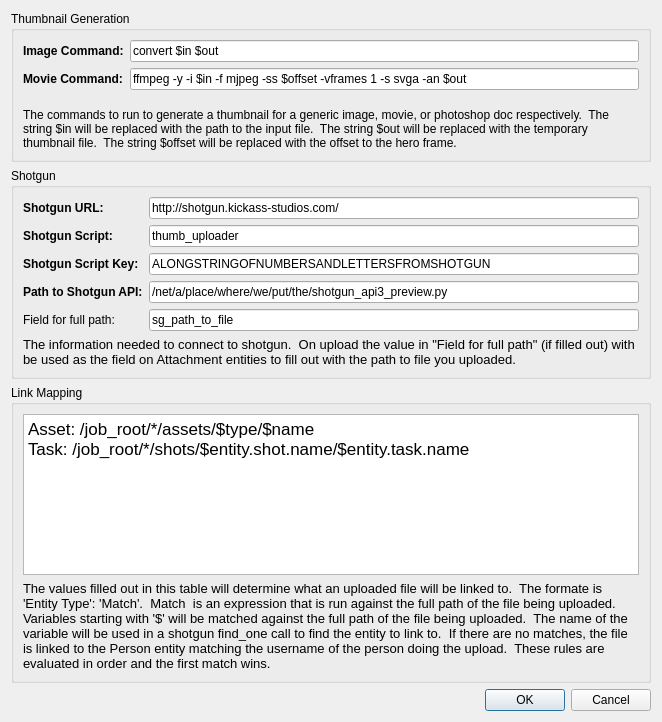
<?xml version="1.0" encoding="UTF-8"?>
<ui version="4.0">
 <class>Preferences</class>
 <widget class="QDialog" name="Preferences">
  <property name="geometry">
   <rect>
    <x>0</x>
    <y>0</y>
    <width>662</width>
    <height>722</height>
   </rect>
  </property>
  <property name="minimumSize">
   <size>
    <width>629</width>
    <height>419</height>
   </size>
  </property>
  <property name="windowTitle">
   <string>Preferences</string>
  </property>
  <layout class="QGridLayout" name="gridLayout" columnstretch="0">
   <item row="0" column="0">
    <widget class="QGroupBox" name="groupBox">
     <property name="title">
      <string>Thumbnail Generation</string>
     </property>
     <layout class="QVBoxLayout" name="verticalLayout">
      <property name="spacing">
       <number>0</number>
      </property>
      <property name="margin">
       <number>0</number>
      </property>
      <item>
       <widget class="QFrame" name="frame_2">
        <property name="frameShape">
         <enum>QFrame::NoFrame</enum>
        </property>
        <property name="frameShadow">
         <enum>QFrame::Raised</enum>
        </property>
        <layout class="QGridLayout" name="gridLayout_4">
         <item row="1" column="0">
          <widget class="QLabel" name="label_2">
           <property name="font">
            <font>
             <weight>75</weight>
             <bold>true</bold>
            </font>
           </property>
           <property name="text">
            <string>Movie Command:</string>
           </property>
          </widget>
         </item>
         <item row="0" column="0">
          <widget class="QLabel" name="label">
           <property name="font">
            <font>
             <weight>75</weight>
             <bold>true</bold>
            </font>
           </property>
           <property name="text">
            <string>Image Command:</string>
           </property>
          </widget>
         </item>
         <item row="1" column="1">
          <widget class="QLineEdit" name="movie_command">
           <property name="text">
            <string>ffmpeg -y -i $in -f mjpeg -ss $offset -vframes 1 -s svga -an $out</string>
           </property>
          </widget>
         </item>
         <item row="0" column="1">
          <widget class="QLineEdit" name="image_command">
           <property name="text">
            <string>convert $in $out</string>
           </property>
          </widget>
         </item>
        </layout>
       </widget>
      </item>
      <item>
       <widget class="QFrame" name="frame">
        <property name="frameShape">
         <enum>QFrame::NoFrame</enum>
        </property>
        <property name="frameShadow">
         <enum>QFrame::Raised</enum>
        </property>
        <layout class="QHBoxLayout" name="horizontalLayout">
         <item>
          <widget class="QLabel" name="label_8">
           <property name="text">
            <string>&lt;!DOCTYPE HTML PUBLIC &quot;-//W3C//DTD HTML 4.0//EN&quot; &quot;http://www.w3.org/TR/REC-html40/strict.dtd&quot;&gt;
&lt;html&gt;&lt;head&gt;&lt;meta name=&quot;qrichtext&quot; content=&quot;1&quot; /&gt;&lt;style type=&quot;text/css&quot;&gt;
p, li { white-space: pre-wrap; }
&lt;/style&gt;&lt;/head&gt;&lt;body style=&quot; font-family:'Lucida Grande'; font-size:13pt; font-weight:400; font-style:normal;&quot;&gt;
&lt;p style=&quot; margin-top:0px; margin-bottom:0px; margin-left:0px; margin-right:0px; -qt-block-indent:0; text-indent:0px;&quot;&gt;&lt;span style=&quot; font-size:9pt;&quot;&gt;The commands to run to generate a thumbnail for a generic image, movie, or photoshop doc respectively.  The string $in will be replaced with the path to the input file.  The string $out will be replaced with the temporary thumbnail file.  The string $offset will be replaced with the offset to the hero frame.&lt;/span&gt;&lt;/p&gt;&lt;/body&gt;&lt;/html&gt;</string>
           </property>
           <property name="wordWrap">
            <bool>true</bool>
           </property>
          </widget>
         </item>
        </layout>
       </widget>
      </item>
     </layout>
    </widget>
   </item>
   <item row="3" column="0">
    <widget class="QDialogButtonBox" name="buttons">
     <property name="orientation">
      <enum>Qt::Horizontal</enum>
     </property>
     <property name="standardButtons">
      <set>QDialogButtonBox::Cancel|QDialogButtonBox::Ok</set>
     </property>
    </widget>
   </item>
   <item row="1" column="0">
    <widget class="QGroupBox" name="groupBox_2">
     <property name="title">
      <string>Shotgun</string>
     </property>
     <layout class="QGridLayout" name="gridLayout_3">
      <item row="5" column="1">
       <widget class="QFrame" name="frame_3">
        <property name="frameShape">
         <enum>QFrame::NoFrame</enum>
        </property>
        <property name="frameShadow">
         <enum>QFrame::Raised</enum>
        </property>
        <layout class="QGridLayout" name="gridLayout_2">
         <property name="margin">
          <number>0</number>
         </property>
         <item row="0" column="0">
          <widget class="QLabel" name="label_3">
           <property name="font">
            <font>
             <weight>75</weight>
             <bold>true</bold>
            </font>
           </property>
           <property name="text">
            <string>Shotgun URL:</string>
           </property>
          </widget>
         </item>
         <item row="0" column="1">
          <widget class="QLineEdit" name="shotgun_url">
           <property name="text">
            <string>http://shotgun.kickass-studios.com/</string>
           </property>
          </widget>
         </item>
         <item row="1" column="0">
          <widget class="QLabel" name="label_4">
           <property name="font">
            <font>
             <weight>75</weight>
             <bold>true</bold>
            </font>
           </property>
           <property name="text">
            <string>Shotgun Script:</string>
           </property>
          </widget>
         </item>
         <item row="2" column="0">
          <widget class="QLabel" name="label_5">
           <property name="font">
            <font>
             <weight>75</weight>
             <bold>true</bold>
            </font>
           </property>
           <property name="text">
            <string>Shotgun Script Key:</string>
           </property>
          </widget>
         </item>
         <item row="3" column="0">
          <widget class="QLabel" name="label_6">
           <property name="font">
            <font>
             <weight>75</weight>
             <bold>true</bold>
            </font>
           </property>
           <property name="text">
            <string>Path to Shotgun API:</string>
           </property>
          </widget>
         </item>
         <item row="4" column="0">
          <widget class="QLabel" name="label_7">
           <property name="toolTip">
            <string>The (optional) name of the field on the Attachment entity to set to the full path of the file being uploaded.  Good to keep track of where the source file for the upload was.</string>
           </property>
           <property name="text">
            <string>Field for full path:</string>
           </property>
          </widget>
         </item>
         <item row="1" column="1">
          <widget class="QLineEdit" name="shotgun_script">
           <property name="text">
            <string>thumb_uploader</string>
           </property>
          </widget>
         </item>
         <item row="2" column="1">
          <widget class="QLineEdit" name="shotgun_key">
           <property name="text">
            <string>ALONGSTRINGOFNUMBERSANDLETTERSFROMSHOTGUN</string>
           </property>
          </widget>
         </item>
         <item row="3" column="1">
          <widget class="QLineEdit" name="shotgun_api">
           <property name="text">
            <string>/net/a/place/where/we/put/the/shotgun_api3_preview.py</string>
           </property>
          </widget>
         </item>
         <item row="4" column="1">
          <widget class="QLineEdit" name="path_field">
           <property name="text">
            <string>sg_path_to_file</string>
           </property>
          </widget>
         </item>
        </layout>
       </widget>
      </item>
      <item row="6" column="1">
       <widget class="QLabel" name="label_9">
        <property name="text">
         <string>&lt;!DOCTYPE HTML PUBLIC &quot;-//W3C//DTD HTML 4.0//EN&quot; &quot;http://www.w3.org/TR/REC-html40/strict.dtd&quot;&gt;
&lt;html&gt;&lt;head&gt;&lt;meta name=&quot;qrichtext&quot; content=&quot;1&quot; /&gt;&lt;style type=&quot;text/css&quot;&gt;
p, li { white-space: pre-wrap; }
&lt;/style&gt;&lt;/head&gt;&lt;body style=&quot; font-family:'Lucida Grande'; font-size:13pt; font-weight:400; font-style:normal;&quot;&gt;
&lt;p style=&quot; margin-top:0px; margin-bottom:0px; margin-left:0px; margin-right:0px; -qt-block-indent:0; text-indent:0px;&quot;&gt;&lt;span style=&quot; font-size:10pt;&quot;&gt;The information needed to connect to shotgun.  On upload the value in &quot;Field for full path&quot; (if filled out) with be used as the field on Attachment entities to fill out with the path to file you uploaded.&lt;/span&gt;&lt;/p&gt;&lt;/body&gt;&lt;/html&gt;</string>
        </property>
        <property name="wordWrap">
         <bool>true</bool>
        </property>
       </widget>
      </item>
     </layout>
    </widget>
   </item>
   <item row="2" column="0">
    <widget class="QGroupBox" name="groupBox_3">
     <property name="title">
      <string>Link Mapping</string>
     </property>
     <layout class="QVBoxLayout" name="verticalLayout_2">
      <item>
       <widget class="QTextEdit" name="link_map">
        <property name="tabChangesFocus">
         <bool>true</bool>
        </property>
        <property name="html">
         <string>&lt;!DOCTYPE HTML PUBLIC &quot;-//W3C//DTD HTML 4.0//EN&quot; &quot;http://www.w3.org/TR/REC-html40/strict.dtd&quot;&gt;
&lt;html&gt;&lt;head&gt;&lt;meta name=&quot;qrichtext&quot; content=&quot;1&quot; /&gt;&lt;style type=&quot;text/css&quot;&gt;
p, li { white-space: pre-wrap; }
&lt;/style&gt;&lt;/head&gt;&lt;body style=&quot; font-family:'Lucida Grande'; font-size:13pt; font-weight:400; font-style:normal;&quot;&gt;
&lt;p style=&quot; margin-top:0px; margin-bottom:0px; margin-left:0px; margin-right:0px; -qt-block-indent:0; text-indent:0px;&quot;&gt;Asset: /job_root/*/assets/$type/$name&lt;/p&gt;
&lt;p style=&quot; margin-top:0px; margin-bottom:0px; margin-left:0px; margin-right:0px; -qt-block-indent:0; text-indent:0px;&quot;&gt;Task: /job_root/*/shots/$entity.shot.name/$entity.task.name&lt;/p&gt;&lt;/body&gt;&lt;/html&gt;</string>
        </property>
        <property name="acceptRichText">
         <bool>false</bool>
        </property>
       </widget>
      </item>
      <item>
       <widget class="QLabel" name="label_10">
        <property name="text">
         <string>&lt;!DOCTYPE HTML PUBLIC &quot;-//W3C//DTD HTML 4.0//EN&quot; &quot;http://www.w3.org/TR/REC-html40/strict.dtd&quot;&gt;
&lt;html&gt;&lt;head&gt;&lt;meta name=&quot;qrichtext&quot; content=&quot;1&quot; /&gt;&lt;style type=&quot;text/css&quot;&gt;
p, li { white-space: pre-wrap; }
&lt;/style&gt;&lt;/head&gt;&lt;body style=&quot; font-family:'Lucida Grande'; font-size:13pt; font-weight:400; font-style:normal;&quot;&gt;
&lt;p style=&quot; margin-top:0px; margin-bottom:0px; margin-left:0px; margin-right:0px; -qt-block-indent:0; text-indent:0px;&quot;&gt;&lt;span style=&quot; font-size:10pt;&quot;&gt;The values filled out in this table will determine what an uploaded file will be linked to.  The formate is 'Entity Type': 'Match'.  Match  is an expression that is run against the full path of the file being uploaded.  Variables starting with '$' will be matched against the full path of the file being uploaded.  The name of the variable will be used in a shotgun find_one call to find the entity to link to.  If there are no matches, the file is linked to the Person entity matching the username of the person doing the upload.  These rules are evaluated in order and the first match wins.&lt;/span&gt;&lt;/p&gt;&lt;/body&gt;&lt;/html&gt;</string>
        </property>
        <property name="wordWrap">
         <bool>true</bool>
        </property>
       </widget>
      </item>
     </layout>
    </widget>
   </item>
  </layout>
 </widget>
 <resources/>
 <connections>
  <connection>
   <sender>buttons</sender>
   <signal>accepted()</signal>
   <receiver>Preferences</receiver>
   <slot>accept()</slot>
   <hints>
    <hint type="sourcelabel">
     <x>254</x>
     <y>312</y>
    </hint>
    <hint type="destinationlabel">
     <x>157</x>
     <y>274</y>
    </hint>
   </hints>
  </connection>
  <connection>
   <sender>buttons</sender>
   <signal>rejected()</signal>
   <receiver>Preferences</receiver>
   <slot>reject()</slot>
   <hints>
    <hint type="sourcelabel">
     <x>322</x>
     <y>312</y>
    </hint>
    <hint type="destinationlabel">
     <x>286</x>
     <y>274</y>
    </hint>
   </hints>
  </connection>
 </connections>
</ui>
